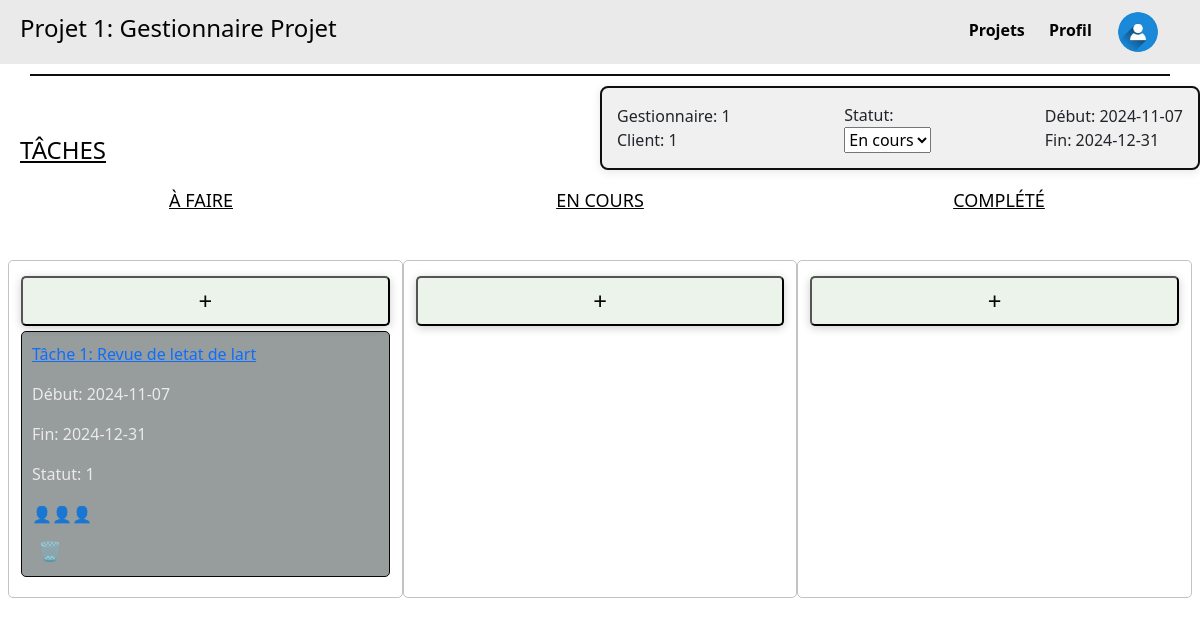
The app's page /projet/1 with its own data.
### tables this page shows
CREATE TABLE Projet_proj (
    proj_id INTEGER PRIMARY KEY,
    proj_clnt_id INTEGER NOT NULL,
    proj_etat_etat INTEGER NOT NULL,
    proj_emp_id INTEGER NOT NULL,
    proj_nom TEXT NOT NULL,
    proj_dateDebut DATE,
    proj_dateFin DATE,
    proj_isTemplate BOOLEAN,
    FOREIGN KEY (proj_clnt_id) REFERENCES Client_clnt(clnt_id),
    FOREIGN KEY (proj_etat_etat) REFERENCES Etat_etat(etat_id),
    FOREIGN KEY (proj_emp_id) REFERENCES Employee_emp(emp_id)
);

CREATE TABLE Tache_tch (
    tch_id INTEGER PRIMARY KEY,
    tch_proj_id INTEGER NOT NULL,
    tch_etat_etat INTEGER NOT NULL,
    tch_parent INTEGER,
    tch_nom TEXT NOT NULL,
    tch_dateDebut DATE,
    tch_dateFin DATE,
    FOREIGN KEY (tch_proj_id) REFERENCES Projet_proj(proj_id),
    FOREIGN KEY (tch_etat_etat) REFERENCES Etat_etat(etat_id),
    FOREIGN KEY (tch_parent) REFERENCES Tache_tch(tch_id)
);

### main.py (the view)
@app.route('/projet/<int:id>', methods=['GET'])
def projet(id):
    conn = get_db()
    cursor = conn.cursor()
    cursor.execute("SELECT * FROM Projet_proj WHERE proj_id = ?", (id,))
    projet = cursor.fetchone()
    if not projet:
        conn.close()
        return "Projet non trouvé", 404
    cursor.execute("SELECT * FROM Tache_tch WHERE tch_proj_id = ?", (id,))
    taches = cursor.fetchall()
    conn.close()
    return render_template('projet.html', projet=projet, taches=taches)

### main.py (called while the page is built)
def get_db():                           #connexion à la base de données
    conn = sqlite3.connect(DB)
    conn.row_factory = sqlite3.Row  # Allows us to access rows by column name
    return conn

### templates/projet.html (shortened to what this page needs)
<!DOCTYPE html>
<html lang="fr">
  <head>
    <link rel="stylesheet" href="../static/css/style.css" />
    <link
      href="https://cdn.jsdelivr.net/npm/bootstrap@5.3.3/dist/css/bootstrap.min.css"
      rel="stylesheet"
    />
  </head>
  <body>
    <div class="header">
      <h4>{{ projet[4] }}</h4>
      <div class="menu">
        <a href="{{ url_for('listeProjets') }}" class="highlight-link"
          >Projets</a
        >
        <a href="{{ url_for('profil') }}" class="highlight-link">Profil</a>
        <a href="#" class="user-icon">
          <img
            src="../static/images/icon_utiliateur.jpg"
            alt="User Icon"
            width="40"
            height="40"
          />
        </a>
      </div>
    </div>
    <div class="divider"></div>
    <h4 class="taches">TÂCHES</h4>
    <div class="project-details">
      <div class="part1">
        <p>Gestionnaire: {{ projet[3] }}</p>
        <p>Client: {{ projet[1] }}</p>
      </div>
      <div class="part2">
        <label for="status">Statut:</label>
        <select id="status">
          <option value="en_cours">En cours</option>
        </select>
      </div>
      <div class="part3">
        <p>Début: {{ projet[5] }}</p>
        <p>Fin: {{ projet[6] }}</p>
      </div>
    </div>
    <div class="task-status">
      <h4 class="A_faire">À FAIRE</h4>
      <h4 class="en_cours">EN COURS</h4>
      <h4 class="complete">COMPLÉTÉ</h4>
    </div>
    <div class="tasks-container row">
      <div
        class="column col-12 col-md-4"
        ondrop="drop(event)"
        ondragover="allowDrop(event)"
      >
        <button class="add-button" onclick="showTaskForm()">+</button>
        {% for tache in taches %}
        <div class="task" id="task1" draggable="true" ondragstart="drag(event)">
          <a href="{{ url_for('tache', id=tache[0]) }}">
            <p>{{ tache[4] }}</p>
          </a>
          <p>Début: {{ tache[5] }}</p>
          <p>Fin: {{ tache[6] }}</p>
          <p>Statut: {{ tache[2] }}</p>
          <div class="icons">👤👤👤</div>
          <button
            class="delete-button"
            onclick="deleteTask('tache-{{ tache[0] }}')"
          >
            🗑️
          </button>
        </div>
        {% endfor %}
      </div>
      <div
        class="column col-12 col-md-4"
        ondrop="drop(event)"
        ondragover="allowDrop(event)"
      >
        <button class="add-button" onclick="showTaskForm()">+</button>
      </div>
      <div
        class="column col-12 col-md-4"
        ondrop="drop(event)"
        ondragover="allowDrop(event)"
      >
        <button class="add-button" onclick="showTaskForm()">+</button>
      </div>
    </div>
  </body>
</html>

### static/css/style.css (style rules this page uses)
body { font-family: Arial, sans-serif; margin: 0; padding: 0; background: #eaeaea; background-size: cover; }
.header { display: flex; justify-content: space-between; align-items: center; background-color: #eaeaea; padding: 10px 20px; color: #030303; }
.divider { width: 95%; height: 2px; background-color: #0c0e0c; margin: 10px auto; }
.taches { position: absolute; left: 20px; margin-top: 50px; text-decoration: underline; color: #030303; }
.add-button { width: 100%; height: 50px; background-color: #ebf3eb; color: rgb(7, 6, 6); font-size: 24px; border-radius: 5px; cursor: pointer; margin-top: 5px; box-shadow: 0 2px 10px rgba(0, 0, 0, 0.2); margin-bottom: 5px; }
.highlight-link { position: relative; text-decoration: none; color: #a80c67; padding: 5px 0; }
.menu a { margin-right: 20px; text-decoration: none; color: #020202; font-weight: bold; }
.user-icon { display: inline-block; font-size: 20px; border: 2px solid transparent; background-color: transparent; border-radius: 50%; margin-top: auto; vertical-align: middle; border-radius: 100%; overflow: hidden; margin: 0; padding: 0; }
.project-details { top: 20px; right: 20px; width: 90%; margin-left: auto; max-width: 600px; background-color: #f0f0f0; border: 2px solid #0f0f0f; border-radius: 8px; padding: 15px; box-shadow: 0 2px 10px rgba(3, 3, 3, 0.1); display: flex; justify-content: space-between; align-items: center; }
.part1, .part2, .part3 { display: flex; flex-direction: column; }
.part1 p, .part2 p, .part3 p { margin: 0; }
.column { width: 100%; background-color: transparent; padding: 10px; border: 1px solid #c5c2c2; border-radius: 5px; margin-bottom: 20px; }
.task { background-color: #979c9c; padding: 10px; margin-bottom: 10px; border-radius: 5px; border: 1px solid #080808; color:#eaeaea; }
.icons { display: flex; justify-content: flex-start; }
.task-status { display: flex; justify-content: space-evenly; margin-bottom: 20px; flex-wrap: wrap; }
.A_faire, .en_cours, .complete { margin-top: 20px; font-size: 18px; color: #020202; text-decoration: underline; text-align: center; width: 100%; }
@media (min-width: 576px) { .A_faire, .en_cours, .complete { width: auto; } }
.tasks-container { display: flex; flex-wrap: wrap; justify-content: space-between; padding: 20px; }
@media (min-width: 768px) { .A_faire, .en_cours, .complete { width: 33%; } }
.delete-button { background: none; border: none; color: red; font-size: 1.2rem; cursor: pointer; margin-top: 10px; }

### records on screen
Projet_proj: proj_nom "Projet 1: Gestionnaire Projet", proj_emp "1", proj_clnt "1", proj_dateDebut "2024-11-07", proj_dateFin "2024-12-31"
Tache_tch: tch_nom "Tâche 1: Revue de letat de lart", tch_dateDebut "2024-11-07", tch_dateFin "2024-12-31", tch_etat_etat "1"
